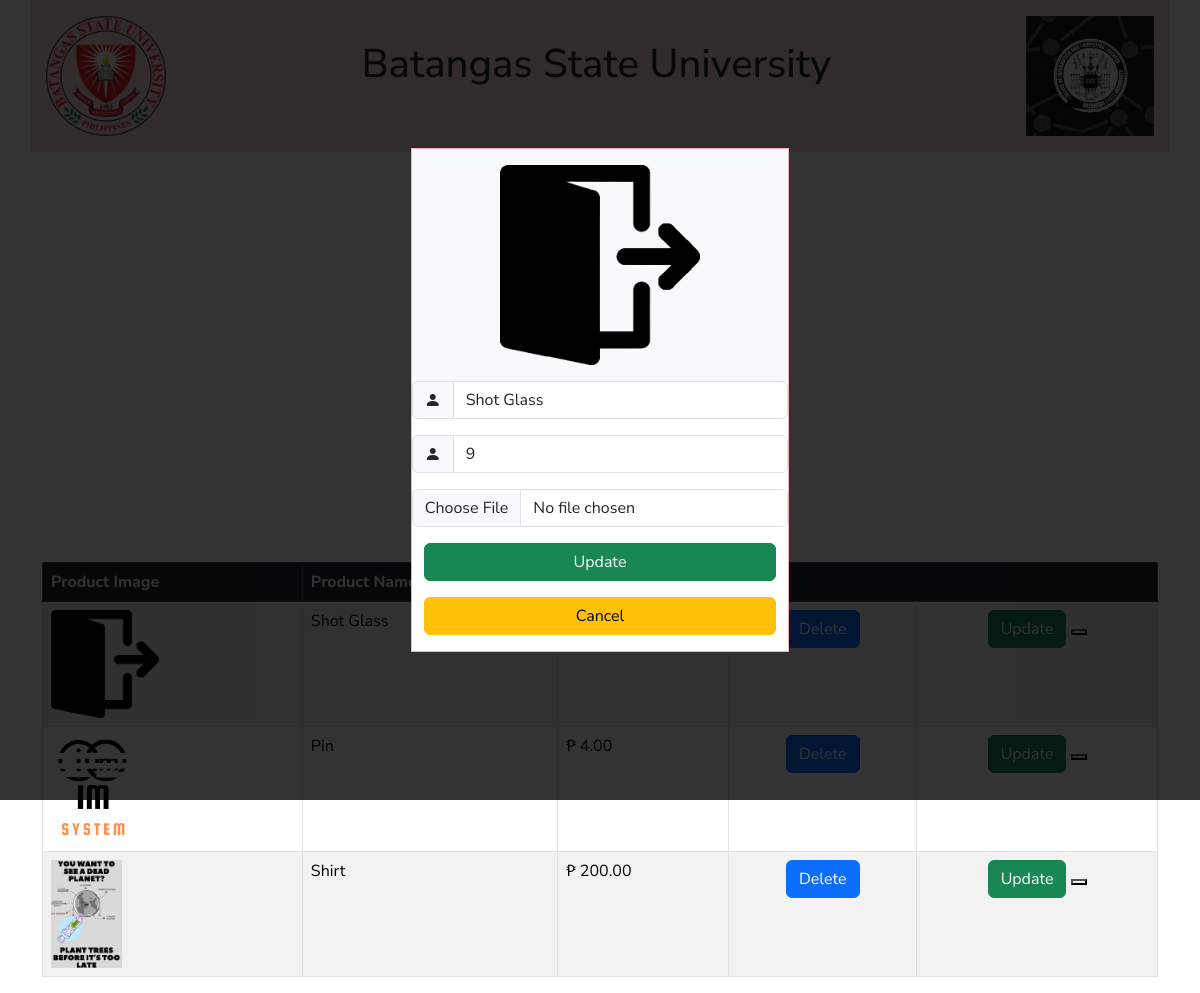
Screenshot of /admin/addproduct.php?edit=1 with the database file from the repository.
### tables this page shows
CREATE TABLE `productdb` (
  `ProductID` int(100) NOT NULL,
  `ProductName` varchar(255) NOT NULL,
  `Price` varchar(255) NOT NULL,
  `image` varchar(255) NOT NULL
);

### admin/addproduct.php (the view, shortened to what this page needs)
<head>
</head>
<?php
include '../includes/header.php';
include('../includes/db.php');
?>
<body>
<div class="container-lg">
    <div class="row-mt-5">
        <div class="col-lg-4 bg-white m-auto border border-danger-subtle mt-5">
            <form action="" method="post" enctype="multipart/form-data">
                <h3 class="text-center">Add New Product</h3>
                <div class="input-group mb-3">
                    <span class="input-group-text"><i class="bi bi-person-fill"></i></span>
                </div>
                <div class="input-group mb-3">
                    <span class="input-group-text"><i class="bi bi-person-fill"></i></span>
                </div>
                <div class="input-group mb-3">
                </div>
                <div class="container d-grid">
                    <a href="#"class="btn btn-warning">Back</a>
                </div>
            </form>
        </div>
        <table class="table table-striped table-bordered table-hover mt-5">
            <thead class="table-dark">
                <tr>
                    <th scope="col">Product Image</th>
                    <th scope="col">Product Name</th>
                    <th scope="col">Price</th>
                    <th scope="col" colspan="2">Action</th>
                </tr>
            </thead>
            <tbody>
                <?php
                $query = "SELECT * FROM productdb";
                $select = mysqli_query($conn,$query);
                if(mysqli_num_rows($select)>0){
                    while($row = mysqli_fetch_assoc($select)){
                        $pname = $row['ProductName'];
                        $price = $row['Price'];
                        $pimage = $row['image'];
                    ?>
                    <tr>
                        <td><img src="../uploadedimg/<?php echo "$pimage"?>" height="108px"></td>
                        <td><?php echo "$pname"?></td>
                        <td>&#8369;<?php echo " $price"?>.00</td>
                        <td class="text-center">
                            <a href="../admin/addproduct.php?delete=<?php echo $row['ProductID'];?>" class='btn btn-primary
                            ' onclick="return confirm('Are you sure to delete this?')">Delete</a>
                        </td>
                        <td class="text-center">
                            <a href="../admin/addproduct.php?edit=<?php echo $row['ProductID'];?>" class='btn btn-success' onclick="scrollToEditForm()">Update</a>
                            <button id="update-btn"></button>
                        </td>
                    </tr>
                <?php
                    };
                }else{
                    echo "<span>No Product Added</span>";
                }
                ?>
            </tbody>
        </table>
        <section class="edit-form">
        <?php
        if(isset($_GET['edit'])){
            $edit_id = $_GET['edit'];
            $query = "SELECT * FROM productdb WHERE ProductID = '{$edit_id}'";
            $edit = mysqli_query($conn,$query);
            if(mysqli_num_rows($edit) > 0){
                while($row = mysqli_fetch_assoc($edit)){
                    $pimage = $row['image'];
        ?>
        <div class="col-lg-4 bg-white m-auto border border-danger-subtle mt-5 mb-5">
            <form action="" method="post" enctype="multipart/form-data">
                <div class="container-lg d-flex justify-content-center p-3 bg-light">
                    <img src="../uploadedimg/<?php echo "$pimage"; ?>" height="200">
                </div>
                <div class="input-group mb-3">
                    <span class="input-group-text"><i class="bi bi-person-fill"></i></span>
                    <input type="text" class="form-control" required value="<?php echo $row['ProductName']?>" name="up_pname" SS>
                </div>
                <div class="input-group mb-3">
                    <span class="input-group-text"><i class="bi bi-person-fill"></i></span>
                    <input type="number" min="0" required  class="form-control" value="<?php echo $row['Price']?>" name="up_price" >
                </div>
                <div class="input-group mb-3">
                    <input type="file" class="form-control" required name="up_pimage" accept="image/png, image/jpg, image/jpeg" >
                </div>
                <div class="container d-grid">
                    <input type="submit" value = "Update" class="btn btn-success mb-3" name="update_product">
                    <a href="#"class="btn btn-warning" id="close_edit">Cancel</a>
                </div>
            </form>
        </div>
        <?php
            };
        };echo "<script>document.querySelector('.edit-form').style.display = 'flex';</script>";
    };
        ?>
    </section>
    </div>
</div>
</body>

### admin/addproduct.php (style rules this page uses)
.edit-form { position: fixed; top: 0; left: 0; z-index: 1100; background:rgba(0,0,0,.8); padding: 2rem; display: none; align-items: center; justify-content: center; min-height: 100vh; width: 100%; }

### rows the page displays
productdb: image (picture), ProductName "Shot Glass", up_pname "Shot Glass", up_price "9"
productdb: image (picture), ProductName "Pin", Price "4"
productdb: image (picture), ProductName "Shirt", Price "200"
